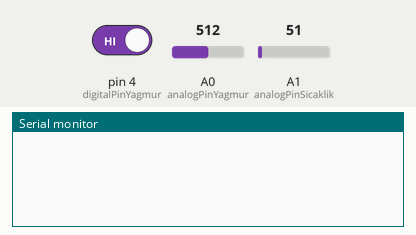
This sketch was run on a simulated Arduino Uno, built with avr-gcc and run on an emulated ATmega328P. Parts: the last lines printed to the serial monitor. Inputs (shaded band) come from the test bench; at power-on: pin 4 (digitalPinYagmur) HIGH, A1 (analogPinSicaklik) = 51, A0 (analogPinYagmur) = 512. The local clock reads 2024-03-15 10:24:30 at power-on unless the sketch sets it.

Above: at 1.7 s.
1.8 s: pin 4 (digitalPinYagmur) driven LOW
6.3 s: pin 4 (digitalPinYagmur) driven HIGH
16.6 s: A1 (analogPinSicaklik) set to 61
At 19.3 s:
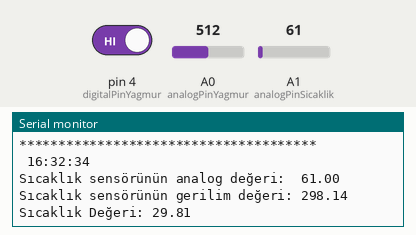
21.1 s: A0 (analogPinYagmur) set to 716
At 25.5 s:
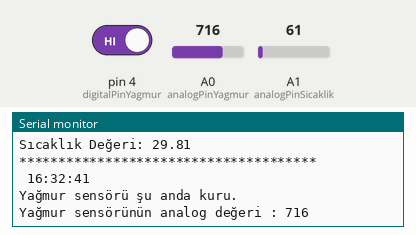
25.6 s: A1 (analogPinSicaklik) set to 71
At 29.3 s:
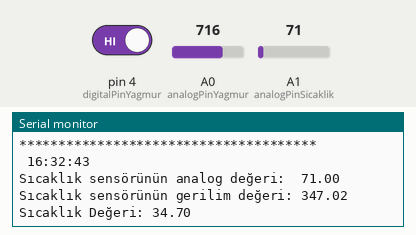
30.1 s: A0 (analogPinYagmur) set to 900
At 30.9 s:
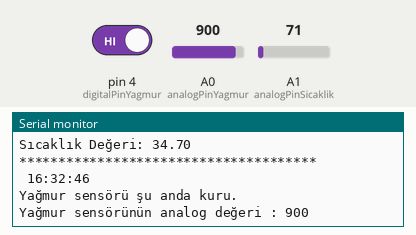
Timing chart, 0 to 33.1 s (numbered marks = the images above; inputs shaded):
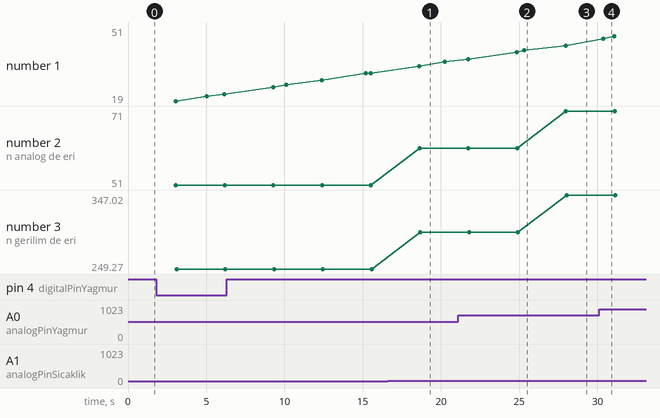

Measured:
- after the input at 16.6 s, the serial monitor: prints a new line after 2.0 s (image 1)
- after the input at 21.1 s, the serial monitor: prints a new line after 4.3 s (image 2)
- after the input at 25.6 s, the serial monitor: prints a new line after 2.4 s (image 3)
- after the input at 30.1 s, the serial monitor: prints a new line after 0.32 s (image 4)
- plotted number 2: 51 → 61 after the input at 16.6 s, 61 → 71 after the input at 25.6 s
- plotted number 3: 249.27 → 298.14 after the input at 16.6 s, 298.14 → 347.02 after the input at 25.6 s

The sketch:

sicakliksaatyagmur.ino
```cpp
#include <virtuabotixRTC.h>
int analogDeger;
const int digitalPinYagmur = 4;
const int analogPinYagmur = A0;
const int analogPinSicaklik = A1;
float gerilimDeger = 0, sensorDeger = 0, sicaklikDeger = 0;
const int yagmurAralik = 5000, sicaklikAralik = 3000;
unsigned long sonYagmurZamani = 0, sonSicaklikZamani = 0;
virtuabotixRTC myRTC(6, 7, 8);

void setup() {
 Serial.begin(9600);
 pinMode(digitalPinYagmur, INPUT);
 pinMode(analogPinYagmur, INPUT);
 myRTC.setDS1302Time(16, 32, 16, 4, 22, 8, 2019);
 delay(500);
}

void zaman() {
 myRTC.updateTime();
 Serial.print(" ");
 Serial.print(myRTC.hours);
 Serial.print(":");
 Serial.print(myRTC.minutes);
 Serial.print(":");
 Serial.println(myRTC.seconds);

}

void yagmurSensoru()
{
  if (millis() - sonYagmurZamani >= yagmurAralik) {
    Serial.println("**************************************");
  zaman();
  if(digitalRead(digitalPinYagmur) == LOW)
  {
    Serial.println("Yağmur sensörü şu anda ıslak.");
    delay(10);
  }
else
  {
    Serial.println("Yağmur sensörü şu anda kuru.");
    delay(10);
  }
 analogDeger=analogRead(analogPinYagmur);
 Serial.print("Yağmur sensörünün analog değeri : ");
 Serial.println(analogDeger);
 sonYagmurZamani = millis();}


}

void sicaklikSensoru()//LM35 Sıcaklık Sensörü
{

   if (millis() - sonSicaklikZamani >= sicaklikAralik) {
 sensorDeger = analogRead(analogPinSicaklik);
 Serial.println("**************************************");
 zaman();
 Serial.print("Sıcaklık sensörünün analog değeri:  ");
 Serial.println(sensorDeger);

 // A0 pininden okunan değeri mV cinsinden gerilim değerine dönüştürüyoruz.
 gerilimDeger = (sensorDeger/1023)*5000;

 Serial.print("Sıcaklık sensörünün gerilim değeri: ");
 Serial.println(gerilimDeger);

 // Gerilim değerini sıcaklık değerine dönüştürüyoruz.
 sicaklikDeger = gerilimDeger / 10.0;

 Serial.print("Sıcaklık Değeri: ");
 Serial.println(sicaklikDeger);
 sonSicaklikZamani = millis();
  }

}

void loop() {
  yagmurSensoru();
  sicaklikSensoru();
}
```
